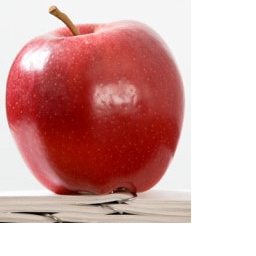
//> input picture trunk/examples/03_OpenCV_and_blobs/OpenCV_examples/apple.bmp, 256 x 256 px
$ ./OpenCVThreshold   (built with g++ and OpenCV 4)
//> lines starting //> are read from the running program, lines starting //| are printed output that depends on the picture; after the words box and inside, x2 and y2 are one past the last pixel; in counts of white or black regions, pixels touching at a corner belong together
// OpenCVReadImage.cpp : Defines the entry point for the console application.
//
#include "opencv/cv.h"
#include "opencv/highgui.h"

int main()
{
	IplImage* sourceImg;
	IplImage* colorThresh;
	IplImage* gray;
	IplImage* grayThresh;

	int threshold = 100, maxValue = 255;
	int thresholdType = CV_THRESH_BINARY;

	sourceImg = cvLoadImage("../apple.bmp", 1);
//> sourceImg is the input picture: 256 rows x 256 cols, CV_8UC3; mean B, G, R 168.6, 170.9, 214.6
	colorThresh = cvCloneImage( sourceImg );
	gray = cvCreateImage( cvSize(sourceImg->width, sourceImg->height), IPL_DEPTH_8U, 1 );
	cvCvtColor( sourceImg, gray, CV_BGR2GRAY );
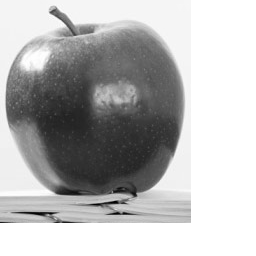
//> gray: 256 rows x 256 cols, CV_8UC1; min 1, max 255, mean 183.7
	grayThresh = cvCloneImage( gray );

	cvNamedWindow( "source", 1 );    	cvShowImage( "source", sourceImg);
	cvNamedWindow( "gray", 1 );    	cvShowImage( "gray", gray );

	cvThreshold( sourceImg, colorThresh, threshold, maxValue, thresholdType );
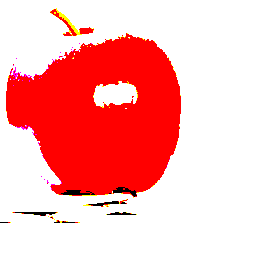
//> colorThresh: 256 rows x 256 cols, CV_8UC3; mean B, G, R 174.8, 175.3, 253.2
	cvThreshold( gray, grayThresh, threshold, maxValue, thresholdType );
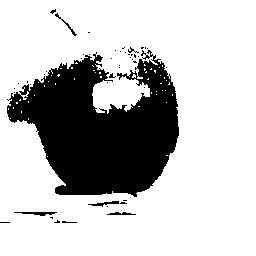
//> grayThresh: 256 rows x 256 cols, CV_8UC1; 75.7% white; 46 black regions (40 under 20 px), largest, box (x1, y1, x2, y2) and area: (7, 50, 179, 197) 15475, (14, 212, 57, 216) 96, (88, 201, 119, 207) 74, (55, 13, 77, 36) 59, (107, 212, 136, 215) 56, (128, 47, 139, 53) 22

	cvNamedWindow( "colorThresh", 1 );    cvShowImage( "colorThresh", colorThresh );
	cvNamedWindow( "grayThresh", 1 );    cvShowImage( "grayThresh", grayThresh );
	cvWaitKey(0);

	return 0;
}
